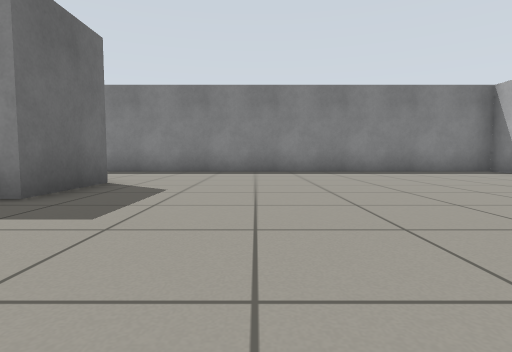
View 1 (above)

17 first-person views from a walk through a Gazebo world. The camera is 0.5 m above the floor, tilts 4° down and sees 80° across. The floor is counted in squares, 1 m on a side. Each view is taken from the middle of a square. On the plan, view 1 faces up. The plan holds only what a view shows up to about 9 squares ahead; the rest is blank.

View 2
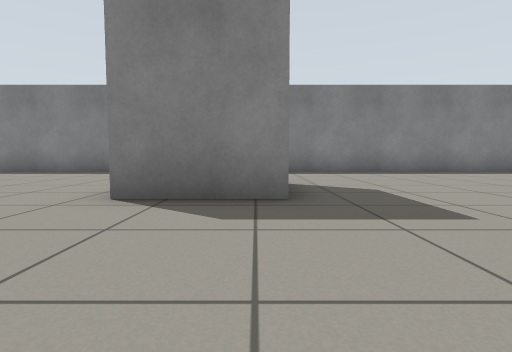

View 3
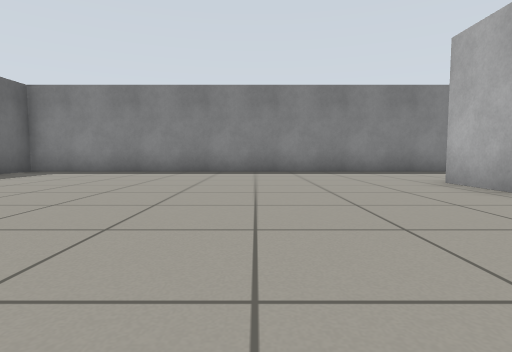

View 4
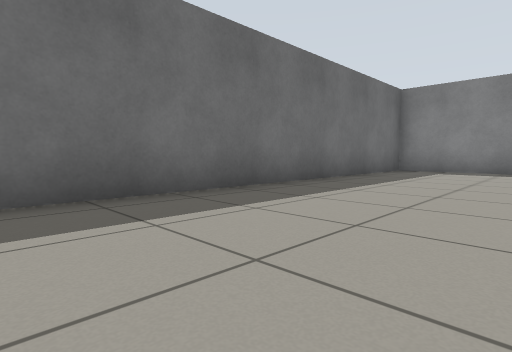

View 5
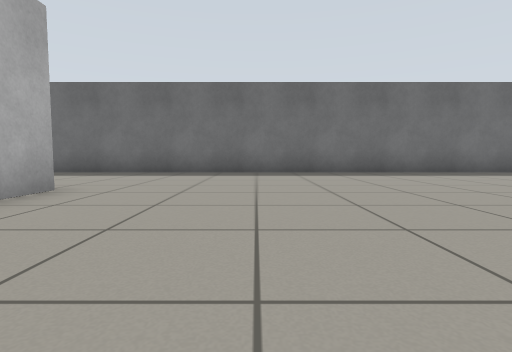

View 6
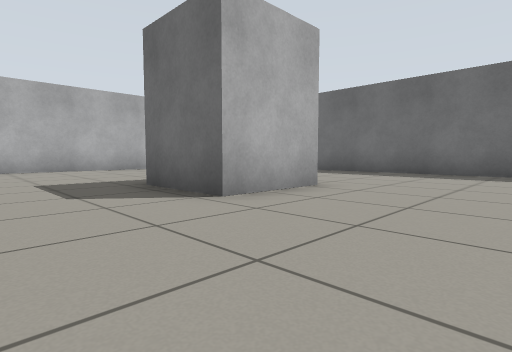

View 7
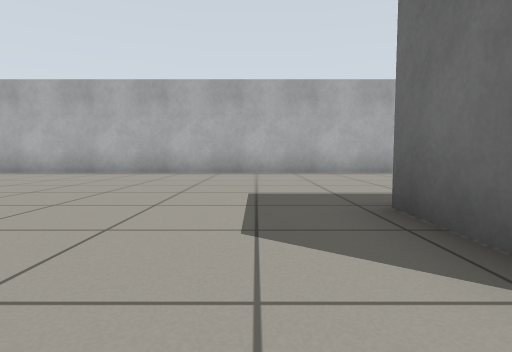

View 8
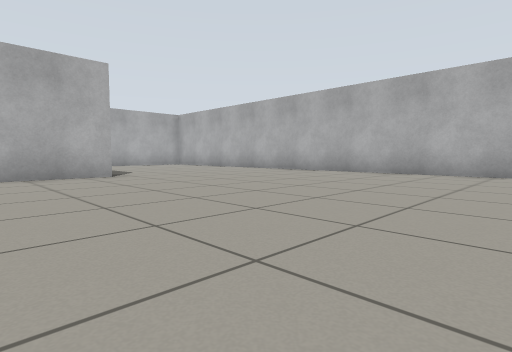

View 9
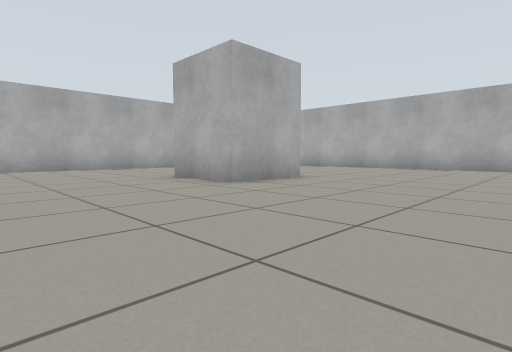

View 10
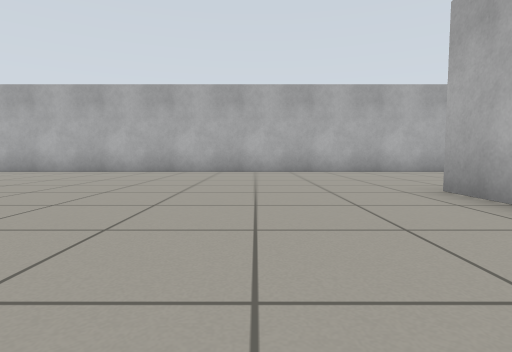

View 11
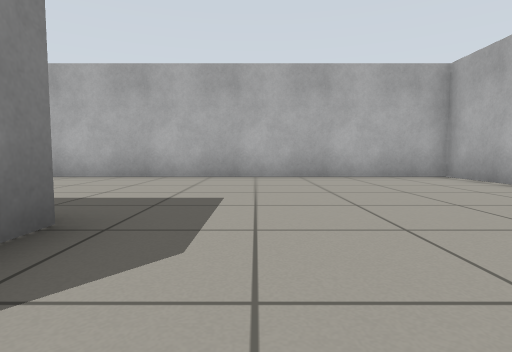

View 12
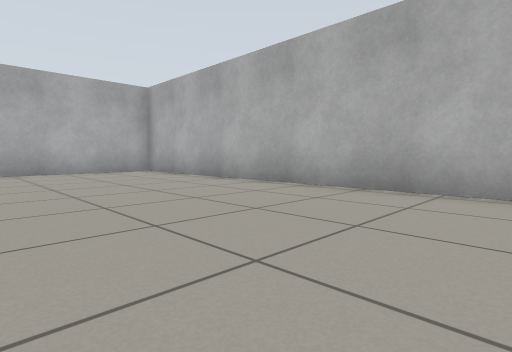

View 13
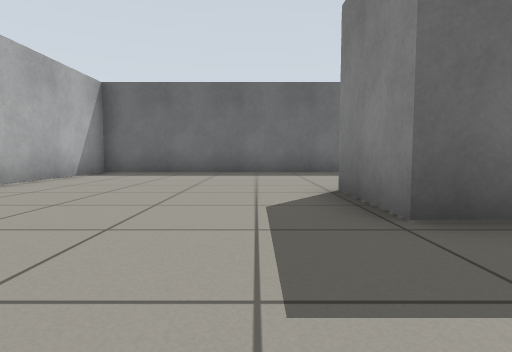

View 14
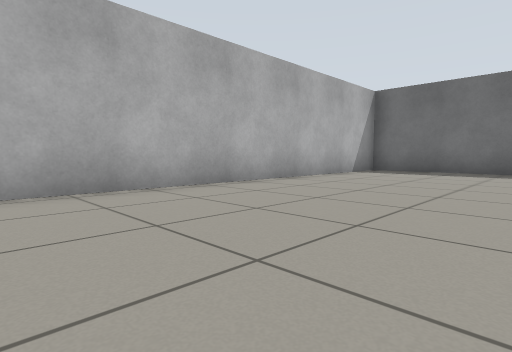

View 15
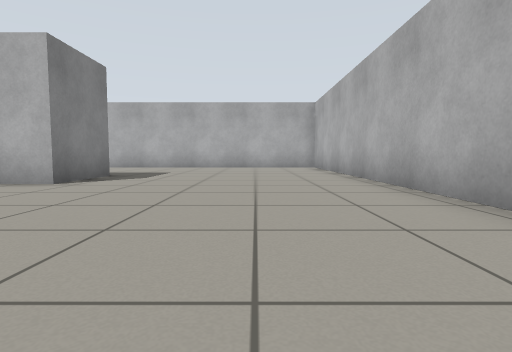

View 16
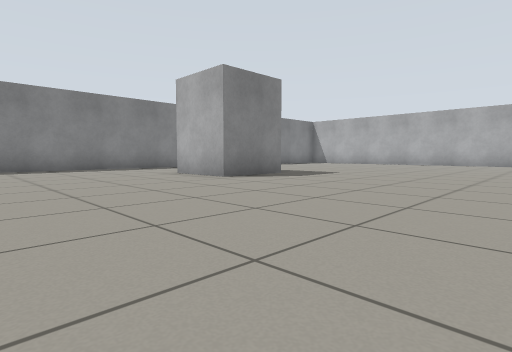

View 17
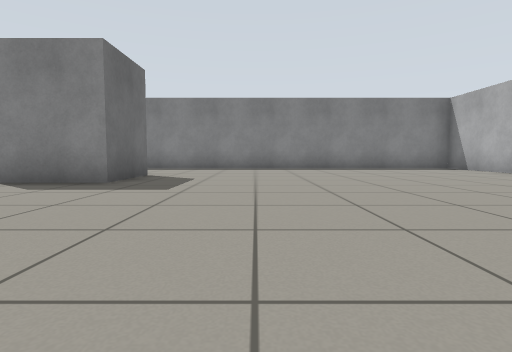

### Floor plan
Points are (right, up) in squares from view 1. A wall is a line through its corners. A room is listed if a view was taken in it or the views show most of it. See-through windows are left out.
Room 1 (views 1, 2, 3, 4, 5, 6, 7, 8, 9, 10, 11, 12, 13, 14, 15, 16, 17)
walls: (-10.4, -5.8) (-8.3, -5.8) (-8.3, -7.8) (-10.4, -7.8); (-2.6, 5.5) (-2.6, 3.4) (-4.6, 3.4) (-4.6, 5.5); (2.3, -7.6) (0.2, -7.6) (0.2, -5.6) (2.3, -5.6); (6.9, 6.1) (6.9, 8.9) (-14.6, 8.9) (-14.6, -13.3) (6.9, -13.3) (6.9, 4.5)

Where each view was taken, in squares from view 1:
view 1: 0 up, 0 right, facing up
view 2: 0 up, 3 left, facing up
view 3: 0 up, 8 left, facing up
view 4: 1 down, 11 left, facing up-left
view 5: 3 down, 6 left, facing left
view 6: 3 down, 6 left, facing down-left
view 7: 5 down, 7 left, facing down
view 8: 5 down, 7 left, facing down-right
view 9: 2 down, 4 left, facing down-right
view 10: 3 down, 2 left, facing right
view 11: 9 down, 0 right, facing right
view 12: 9 down, 2 left, facing down-right
view 13: 9 down, 6 left, facing left
view 14: 9 down, 5 left, facing down-left
view 15: 11 down, 5 left, facing right
view 16: 2 down, 9 left, facing up-right
view 17: 2 down, 0 right, facing up
